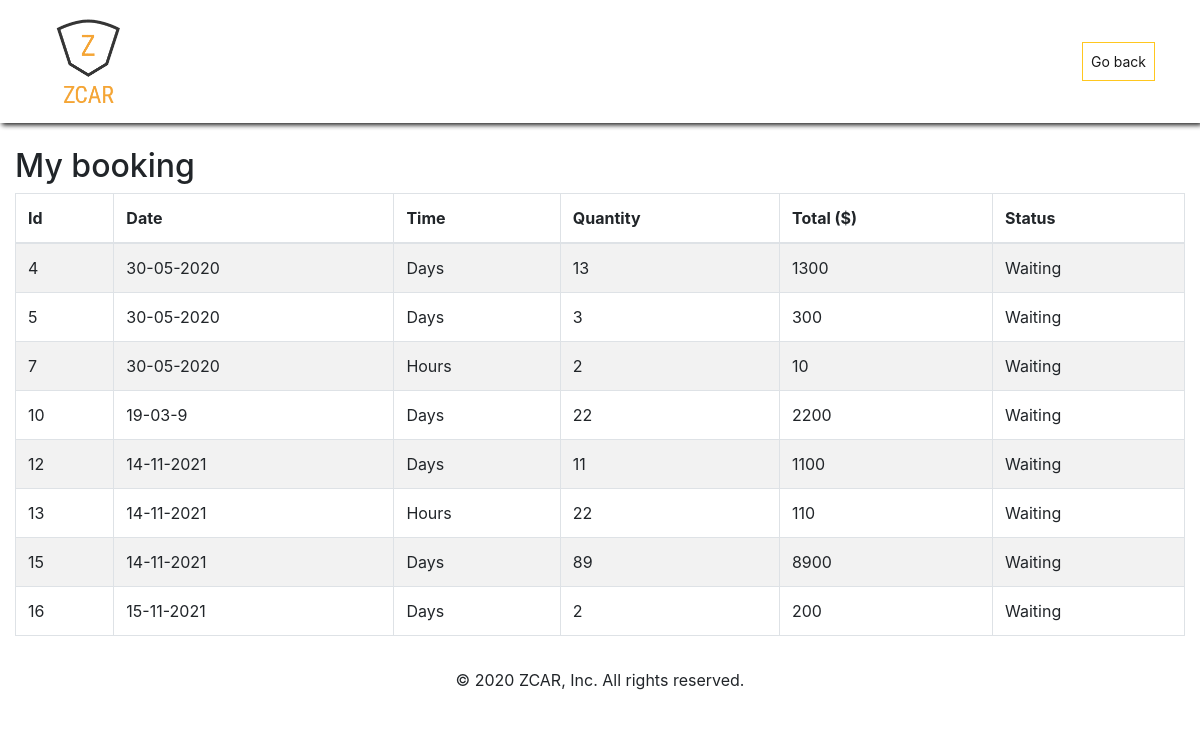
Page /user-mybooking.php (signed in) on the committed database.
### tables this page shows
CREATE TABLE `book` (
  `id` int NOT NULL,
  `bookdate` varchar(200) NOT NULL,
  `username` varchar(200) NOT NULL,
  `booktime` varchar(200) NOT NULL,
  `quantity` int NOT NULL,
  `total` double NOT NULL,
  `status` varchar(200) NOT NULL
);

### html/user-mybooking.php (the view, shortened to what this page needs)
<?php
require_once "db.php";
?>
<!DOCTYPE html>
<html lang="en">
<head>
	<link rel="stylesheet" href="https://stackpath.bootstrapcdn.com/bootstrap/4.1.1/css/bootstrap.min.css"
>
	<link rel="stylesheet" href="https://use.fontawesome.com/releases/v5.0.13/css/all.css"
>
	<link rel="stylesheet" href="main.css">
</head>
<body>
    <nav class="navbar navbar-expand-sm navbar-light">
      <div class="container">
        <a class="navbar-brand" href="/">
          <img src="img/logo.png" style="width: 50%;">
        </a>
        <div class="collapse navbar-collapse" id="navbarNav">
          <ul class="navbar-nav ml-auto">
            <li class="nav-item ">
              <a class="nav-link btn btn-outline-warning btn-sm" href="/">Go back</a>
            </li>
          </ul>
        </div>
      </div>
    </nav>
    <div class="wrapper">
        <div class="container-fluid">
            <div class="row">
                <div class="col-md-12">
                    <div class="page-header clearfix">
                    	<br><h2 class="pull-left">My booking</h2>
                    </div>
                    <?php
                    $user = $_SESSION['loguser'];
                    $sql = "SELECT * FROM book WHERE username='$user'";
                    if($result = mysqli_query($conn, $sql)){
                        if(mysqli_num_rows($result) > 0){
                            echo "<table class='table table-bordered table-striped'>";
                                echo "<thead>";
                                    echo "<tr>";
                                        echo "<th>Id</th>";
                                        echo "<th>Date</th>";
                                        echo "<th>Time</th>";
                                        echo "<th>Quantity</th>";
                                        echo "<th>Total ($)</th>";
                                        echo "<th>Status</th>";
                                    echo "</tr>";
                                echo "</thead>";
                                echo "<tbody>";
                                while($row = mysqli_fetch_array($result)){
                                    echo "<tr>";
                                        echo "<td>" . $row['id'] . "</td>";
                                        echo "<td>" . $row['bookdate'] . "</td>";
                                        echo "<td>" . $row['booktime'] . "</td>";
                                        echo "<td>" . $row['quantity'] . "</td>";
                                        echo "<td>" . $row['total'] . "</td>";
                                        echo "<td>" . $row['status'] . "</td>";
                                    echo "</tr>";
                                }
                                echo "</tbody>";
                            echo "</table>";
                        } else{
                            echo "<p class='lead'><em>No records were found.</em></p>";
                        }
                    } else{
                        echo "ERROR: Could not able to execute $sql. " . mysqli_error($conn);
                    }
                    ?>
                </div>
            </div>
        </div>
    </div>
    <footer>
      <div class="container p-3">
        <div class="row text-center text-black">
          <div class="col ml-auto">
            <p> &copy 2020 ZCAR, Inc. All rights reserved.</p>
          </div>
        </div>
      </div>
    </footer>
  </body>
</html>

### html/main.css (style rules this page uses)
.navbar { box-shadow: 2px 2px 5px #000; opacity: 0.9; }
.navbar .nav-item .nav-link { color: rgb(0, 0, 0); }
.form-control, .btn { border-radius: 0; }
.team, footer { background: #ffffff; }

### rows in the picture
book: id "4", bookdate "30-05-2020", booktime "Days", quantity "13", total "1300", status "Waiting"
book: id "5", bookdate "30-05-2020", booktime "Days", quantity "3", total "300", status "Waiting"
book: id "7", bookdate "30-05-2020", booktime "Hours", quantity "2", total "10", status "Waiting"
book: id "10", bookdate "19-03-9", booktime "Days", quantity "22", total "2200", status "Waiting"
book: id "12", bookdate "14-11-2021", booktime "Days", quantity "11", total "1100", status "Waiting"
book: id "13", bookdate "14-11-2021", booktime "Hours", quantity "22", total "110", status "Waiting"
book: id "15", bookdate "14-11-2021", booktime "Days", quantity "89", total "8900", status "Waiting"
book: id "16", bookdate "15-11-2021", booktime "Days", quantity "2", total "200", status "Waiting"
